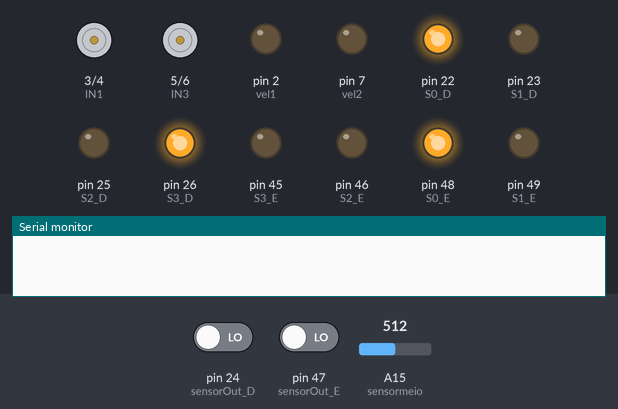
Recording of a sketch running on a simulated Arduino Mega 2560, built with avr-gcc and run on an emulated ATmega2560. On the bench: motor-driver pin pairs drawn as motors (green arrow = first pin HIGH = forward, orange = second pin HIGH = backward, longer = more drive), output pins drawn as LEDs (lit = HIGH), the last lines printed to the serial monitor. Inputs (shaded band) come from the test bench; at power-on: pin 24 (sensorOut_D) LOW, pin 47 (sensorOut_E) LOW, A15 (sensormeio) = 512.

Above: at 0.1 s.
At 1.1 s:
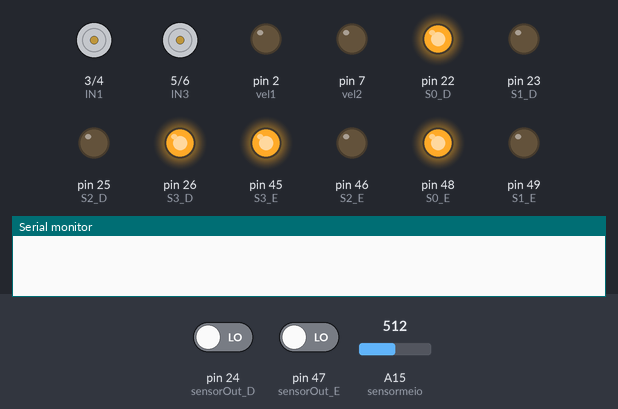
At 2.1 s:
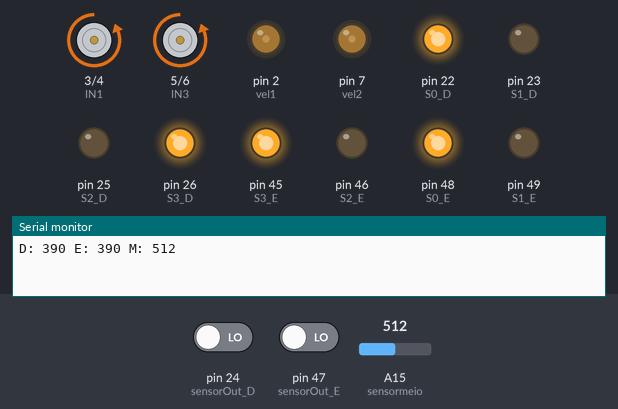
Timing chart, 0 to 3.6 s (numbered marks = the images above):
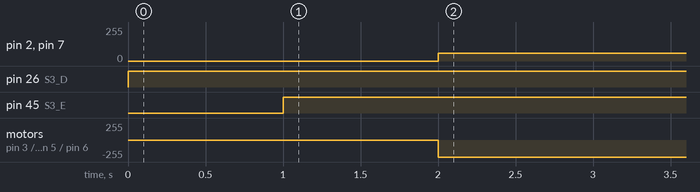

Measured:
- by itself, pin 2 (vel1), pin 7 (vel2): 0/255 → 60/255 at 2.0 s
- by itself, pin 26 (S3_D): LOW → HIGH at 0.00 s
- by itself, pin 45 (S3_E): LOW → HIGH at 1.0 s
- by itself, motor on pin 3 (IN1) / pin 4 (IN2), motor on pin 5 (IN3) / pin 6 (IN4): stopped → backward 255/255 at 2.0 s

The sketch:

arduinoobr.ino
```cpp
  /*
   *
   *   |-------------|
   *   |    PINOS    |
   *   |-------------|
   *
  */

#define IN1 3 // TRAS ESQUERDA
#define IN2 4 // FRENTE DIREITA
#define IN3 5 // FRENTE ESQUERDA
#define IN4 6 // TRAS DIREITA
#define S0_D 22
#define S1_D 23
#define S2_D 25
#define S3_D 26
#define sensorOut_D 24

#define S0_E 48
#define S1_E 49
#define S2_E 46
#define S3_E 45
#define sensorOut_E 47

#define ECHO_F 8
#define TRIG_F 9

#define ECHO_D 10
#define TRIG_D 11

#define ECHO_E 12
#define TRIG_E 13

#define ECHO_F 36
#define TRIG_F 37


int sensormeio = 15;
int vel1 = 2;
int vel2 = 7;

int vel = 60;
int velr = 60;

int azul_d = 0;
int azul_e = 0;

  /*
   *
   *   |-------------|
   *   |   DIREÇÕES  |
   *   |-------------|
   *
  */

void frente(){
  digitalWrite(IN1, LOW);
  digitalWrite(IN2, HIGH);
  digitalWrite(IN3, LOW);
  digitalWrite(IN4, HIGH);
  analogWrite(vel1, vel);
  analogWrite(vel2, vel);
}
void esquerda(){
  digitalWrite(IN1, HIGH);
  digitalWrite(IN2, LOW);
  digitalWrite(IN3, LOW);
  digitalWrite(IN4, HIGH);
  analogWrite(vel1, vel);
  analogWrite(vel2, velr);
}
void direita(){
  digitalWrite(IN1, LOW);
  digitalWrite(IN2, HIGH);
  digitalWrite(IN3, HIGH);
  digitalWrite(IN4, LOW);
  analogWrite(vel1, velr);
  analogWrite(vel2, velr);
}
void tras(){
  digitalWrite(IN1, HIGH);
  digitalWrite(IN2, LOW);
  digitalWrite(IN3, HIGH);
  digitalWrite(IN4, LOW);
  analogWrite(vel1, velr);
  analogWrite(vel2, velr);
}


void setup() {

  //PONTE H
  pinMode(IN1, OUTPUT);
  pinMode(IN2, OUTPUT);
  pinMode(IN3, OUTPUT);
  pinMode(IN4, OUTPUT);
  pinMode(vel1, OUTPUT);
  pinMode(vel2, OUTPUT);

  // SENSOR DE COR DIREITA
  pinMode(S0_D, OUTPUT);
  pinMode(S1_D, OUTPUT);
  pinMode(S2_D, OUTPUT);
  pinMode(S3_D, OUTPUT);
  pinMode(sensorOut_D, INPUT);

  // SENSOR DE COR ESQUERDA
  pinMode(S0_E, OUTPUT);
  pinMode(S1_E, OUTPUT);
  pinMode(S2_E, OUTPUT);
  pinMode(S3_E, OUTPUT);
  pinMode(sensorOut_E, INPUT);

  // SENSOR DE REFLEXÃO DO MEIO
  pinMode(sensormeio, INPUT);

  // FREQUENCIA DOS SENSORES DE COR

  digitalWrite(S0_D,HIGH); // 20%
  digitalWrite(S1_D,LOW);
  digitalWrite(S0_E,HIGH); // 20%
  digitalWrite(S1_E,LOW);


  Serial.begin(9600);
}

void loop() {

  /*
   *
   *   |-------------|
   *   |   SENSORES  |
   *   |-------------|
   *
  */

  // Variável para armazenar o valor do sensor do meio
  int sfaixa = analogRead(sensormeio);

  // Varíavel para armazenar o valor do azul na DIREITA
  digitalWrite(S2_D,LOW);
  digitalWrite(S3_D,HIGH);
  azul_d = pulseIn(sensorOut_D, LOW);
  azul_d = map(azul_d, 25,72,255,0);

  // Varíavel para armazenar o valor do azul na ESQUERDA
  digitalWrite(S2_E,LOW);
  digitalWrite(S3_E,HIGH);
  azul_e = pulseIn(sensorOut_E, LOW);
  azul_e = map(azul_e, 25,72,255,0);

  Serial.print("D: ");
  Serial.print(azul_d);
  Serial.print(" E: ");
  Serial.print(azul_e);
  Serial.print(" M: ");
  Serial.println(sfaixa);

  /*
   *
   *   |-------------|
   *   | SEGUE FAIXA |
   *   |-------------|
   *
  */

  // PRETO NO MEIO

    // DIREITA BRANCO - ESQUERDA BRANCO
    if((azul_d > 100) && (azul_e > 100)){
      frente();
    }

    // DIREITA PRETO - ESQUERDA BRANCO
    if(azul_d < 100 && azul_e > 100){
      direita();
    }

    // ESQUERDA PRETO - DIREITA BRANCO
    if(azul_e < 100 && azul_d > 100){
      esquerda();
    }

    if(azul_e < 165 && azul_d < 165){
      analogWrite(vel1, 0);
      analogWrite(vel2, 0);
    }
 }
```
